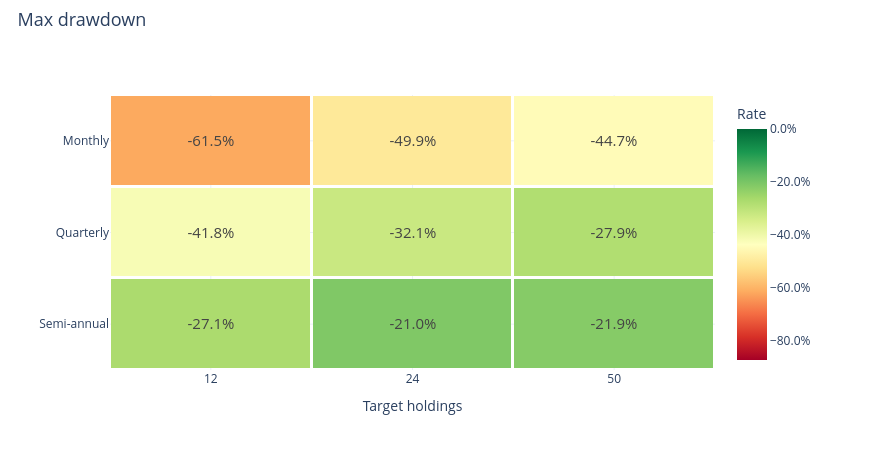

The cell this chart's notebook holds for it:
### Markdown cell above
### Maximum drawdown

### Code cell
research.heatmap('maximum_drawdown')

### Figure 1 — Plotly figure (JSON) as saved in the notebook; plotly's stock layout.template omitted (floating-point values rounded to 4 significant figures)
{"data": [{"colorbar": {"tickformat": ".1%", "title": {"text": "Rate"}}, "colorscale": [[0.0, "rgb(165,0,38)"], [0.1, "rgb(215,48,39)"], [0.2, "rgb(244,109,67)"], [0.3, "rgb(253,174,97)"], [0.4, "rgb(254,224,139)"], [0.5, "rgb(255,255,191)"], [0.6, "rgb(217,239,139)"], [0.7, "rgb(166,217,106)"], [0.8, "rgb(102,189,99)"], [0.9, "rgb(26,152,80)"], [1.0, "rgb(0,104,55)"]], "text": [["-61.5%", "-49.9%", "-44.7%"], ["-41.8%", "-32.1%", "-27.9%"], ["-27.1%", "-21.0%", "-21.9%"]], "textfont": {"size": 15}, "texttemplate": "%{text}", "type": "heatmap", "x": ["12", "24", "50"], "xgap": 3, "y": ["Monthly", "Quarterly", "Semi-annual"], "ygap": 3, "z": [[-0.6153, -0.4988, -0.4469], [-0.4185, -0.3213, -0.2794], [-0.2713, -0.2101, -0.2185]], "zmax": 0.0, "zmin": -0.8715}], "layout": {"height": 450, "hovermode": "closest", "legend": {"font": {"size": 12}, "itemclick": "toggle", "itemdoubleclick": "toggleothers", "x": 1.025, "y": 1}, "margin": {"b": 80, "l": 110, "r": 155, "t": 95}, "title": {"font": {"size": 18}, "text": "Max drawdown", "x": 0.02, "y": 0.97}, "width": 870, "xaxis": {"title": {"text": "Target holdings"}}, "yaxis": {"autorange": "reversed"}}}
